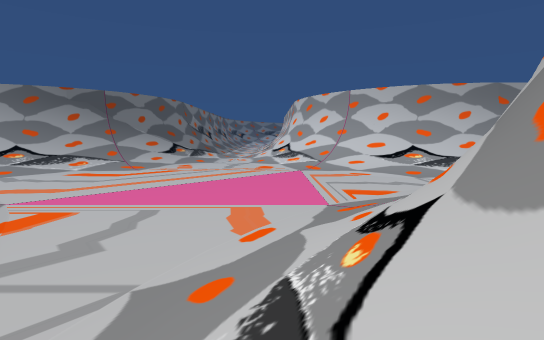
[1] (above)

19 first-person views from a walk through a scene from a Unity 3-D project. The camera is 1.3 m above the floor, tilts 6° down and sees 80° across. The floor is counted in squares, 2 m on a side. Each view is taken from the middle of a square. On the plan, view 1 faces up. The plan holds only what a view shows up to about 10 squares ahead; the rest is blank. The place goes on beyond the plan. The player is left out.

[2]
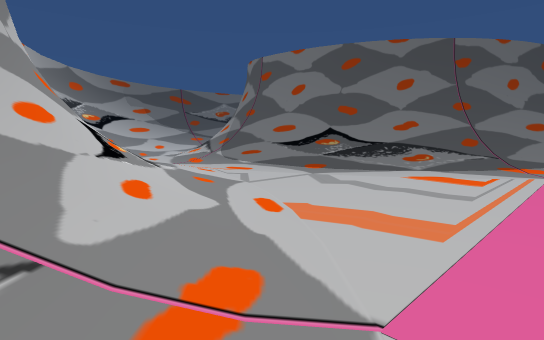

[3]
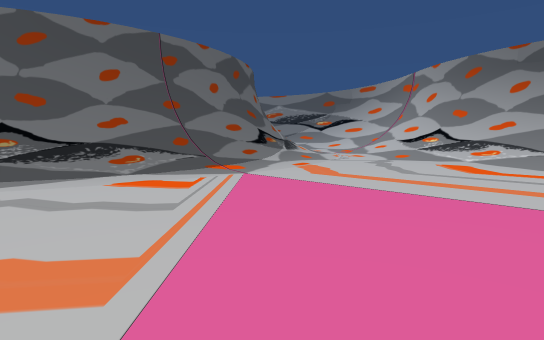

[4]
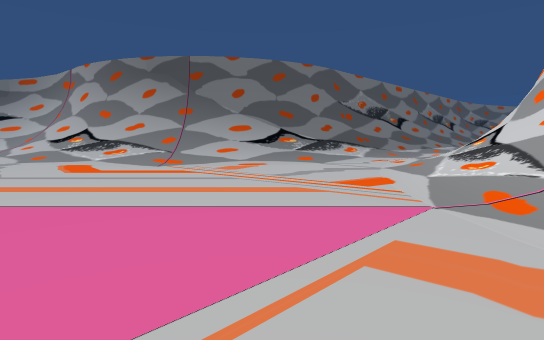

[5]
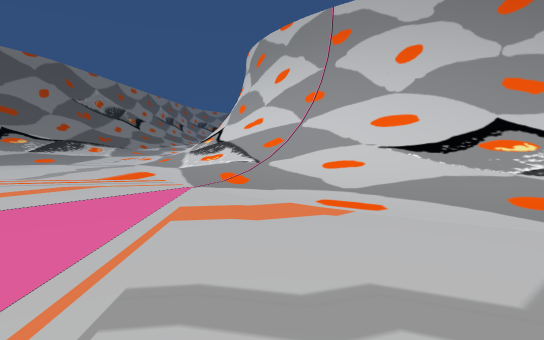

[6]
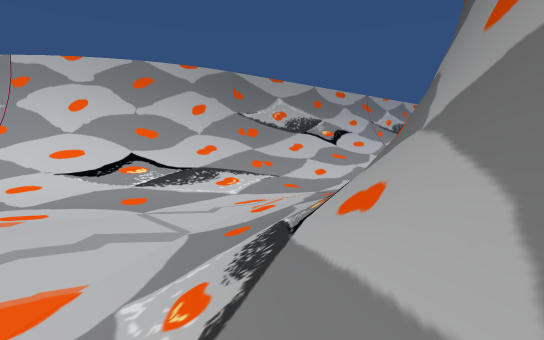

[7]
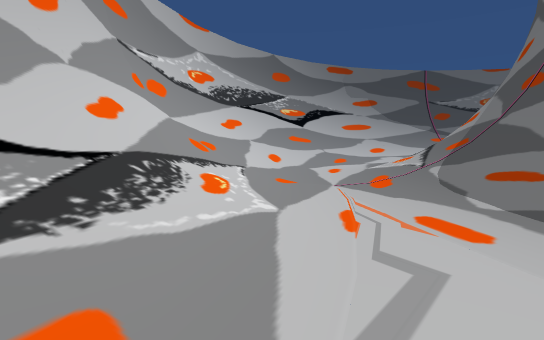

[8]
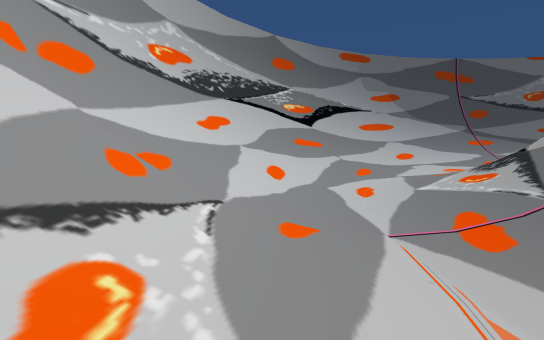

[9]
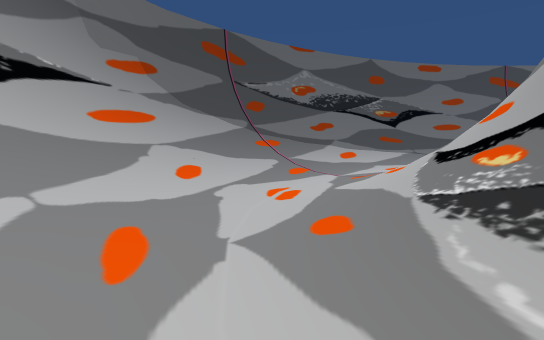

[10]
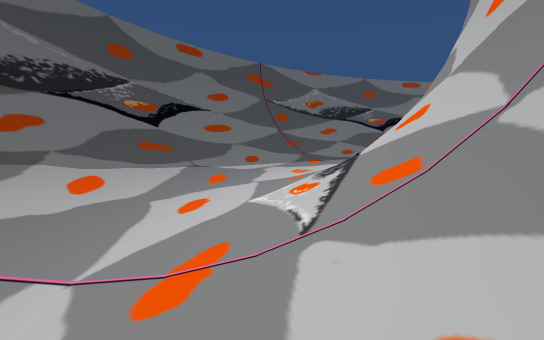

[11]
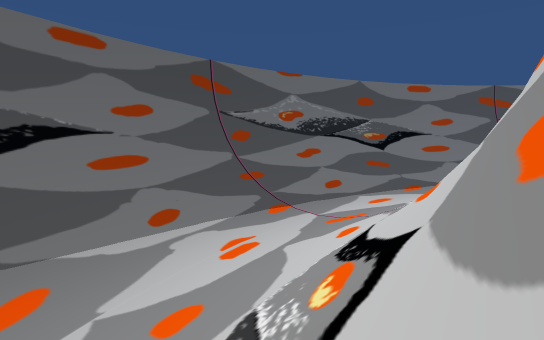

[12]
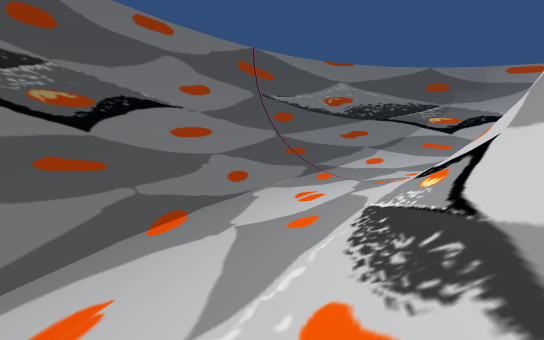

[13]
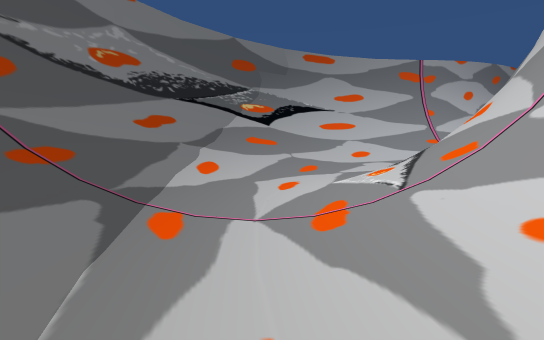

[14]
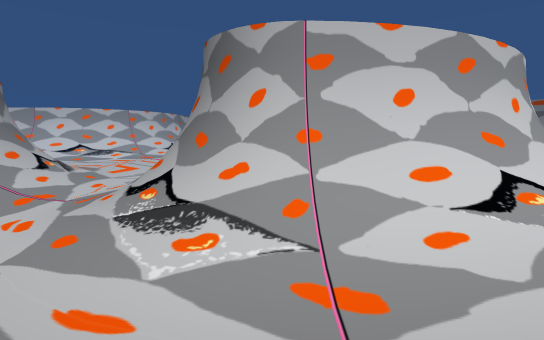

[15]
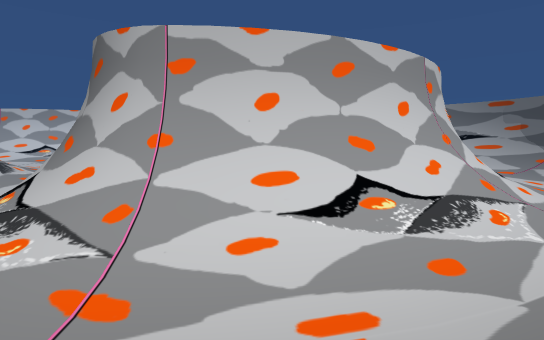

[16]
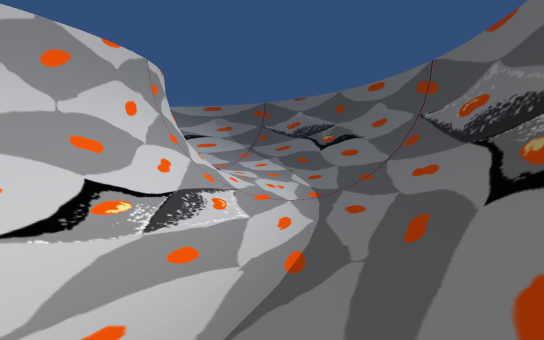

[17]
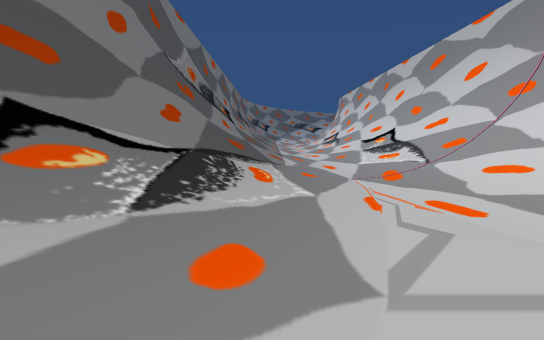

[18]
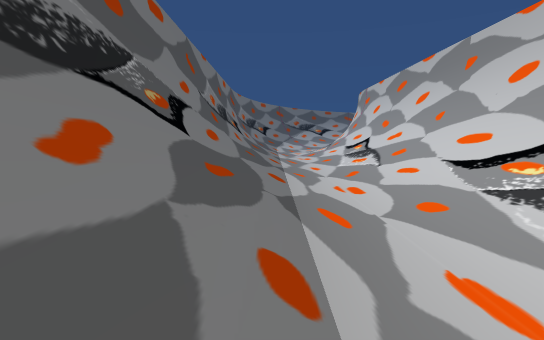

[19]
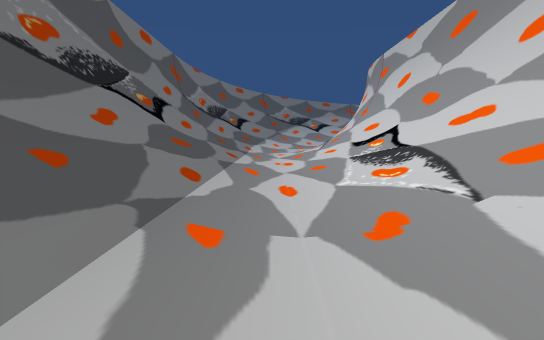

### Floor plan
Key: @ floor where view 1 was taken; # wall or solid block; . main floor; : floor 0.25 m higher than the main floor; / step, stairs or slope; = window, fence, low wall or low ledge.
Columns run from 19 left of view 1 to 10 right of it. Each row starts with its distance up from view 1.
 33                #/.:/#
 32                #/.:/#
 31                #/.:/#
 30                #/.:/#
 29                #/.:/#
 28                #/.:/#
 27                #/.:/#
 26                #/.:/#
 25                #/.:/#
 24                #/.:/#
 23                #/.:/#
 22                #/.:/#
 21                #/.:/#
 20                #/.:/#
 19                #/.:/#
 18               ##/.:/#
 17               ##/.:/#
 16               #//../#
 15               #/.../##
 14              ##/...//##
 13             ##/.....//##
 12           ###//......//##
 11      ######///........//######
 10    ###//////...........///////
  9   ##///:......................
  8  ##//........................
  7  #//..//  /.............///
  6 ##/..//#  ///.........///
  5 ##/.//##  ##//.......//##
  4 #/:./##    ###/.....//##
  3 #/:./##     ##//..../##
  2 #//.//#      ##/.../##
  1 ##/.:/#       #//../#
  0  #/../##      ##/..@#
 -1  #//.//##     ##/.:/#
 -2  ##/..//##    ##/.:/#
 -3   #//..//######//./##
 -4   ##//../////=//../##
 -5    ##//....://...//#
 -6     ##///.......//##
 -7      ###////////###
 -8        ###########

Where each view was taken, in squares from view 1:
view 1: 0 up, 0 right, facing up
view 2: 6 up, 2 right, facing down-left
view 3: 6 up, 1 right, facing left
view 4: 8 up, 2 right, facing up-left
view 5: 7 up, 2 right, facing up
view 6: 4 up, 2 right, facing up-right
view 7: 3 up, 1 left, facing down
view 8: 1 up, 1 left, facing down
view 9: 3 down, 2 left, facing down-left
view 10: 5 down, 5 left, facing left
view 11: 4 down, 8 left, facing left
view 12: 2 down, 13 left, facing up-left
view 13: 1 up, 16 left, facing up
view 14: 4 up, 18 left, facing right
view 15: 2 up, 18 left, facing right
view 16: 2 up, 18 left, facing down-right
view 17: 13 up, 3 left, facing up
view 18: 18 up, 3 left, facing up
view 19: 23 up, 2 left, facing up
